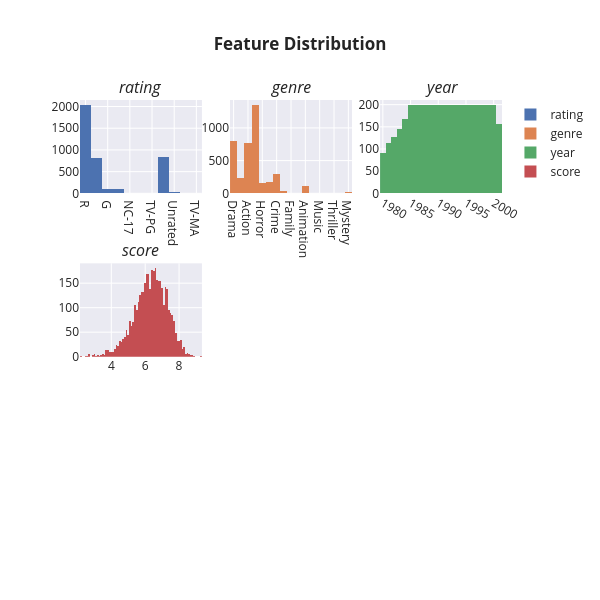

Notebook source saved alongside this figure:
### Markdown cell above
<h2 style=EDA>
    <center>
        Exploratory Data Analysis(EDA)
        </center>
</h2>

### Code cell
fig=make_subplots(rows=3,cols=3,subplot_titles=('<i>rating', '<i>genre', '<i>year','<i>score',))
fig.add_trace(go.Histogram(x=df['rating'],name='rating'),row=1,col=1)
fig.add_trace(go.Histogram(x=df['genre'],name='genre'),row=1,col=2)
fig.add_trace(go.Histogram(x=df['year'],name='year'),row=1,col=3)
fig.add_trace(go.Histogram(x=df['score'],name='score'),row=2,col=1)


fig.update_layout(height=600,width=600,title_text='<b>Feature Distribution')
fig.update_layout(template='seaborn',title_x=0.5)

### Figure 1 — Plotly figure (JSON) as saved in the notebook; plotly's stock layout.template omitted (floating-point values rounded to 4 significant figures; data arrays with more than 128 entries replaced by an {"elided": "..."} marker saying what was removed)
{"data": [{"name": "rating", "type": "histogram", "x": {"elided": "4000 str values"}, "xaxis": "x", "yaxis": "y"}, {"name": "genre", "type": "histogram", "x": {"elided": "4000 str values"}, "xaxis": "x2", "yaxis": "y2"}, {"name": "year", "type": "histogram", "x": {"elided": "4000 int values"}, "xaxis": "x3", "yaxis": "y3"}, {"name": "score", "type": "histogram", "x": {"elided": "4000 float values"}, "xaxis": "x4", "yaxis": "y4"}], "layout": {"annotations": [{"font": {"size": 16}, "showarrow": false, "text": "<i>rating", "x": 0.1444, "xanchor": "center", "xref": "paper", "y": 1.0, "yanchor": "bottom", "yref": "paper"}, {"font": {"size": 16}, "showarrow": false, "text": "<i>genre", "x": 0.5, "xanchor": "center", "xref": "paper", "y": 1.0, "yanchor": "bottom", "yref": "paper"}, {"font": {"size": 16}, "showarrow": false, "text": "<i>year", "x": 0.8556, "xanchor": "center", "xref": "paper", "y": 1.0, "yanchor": "bottom", "yref": "paper"}, {"font": {"size": 16}, "showarrow": false, "text": "<i>score", "x": 0.1444, "xanchor": "center", "xref": "paper", "y": 0.6111, "yanchor": "bottom", "yref": "paper"}], "height": 600, "title": {"text": "<b>Feature Distribution", "x": 0.5}, "width": 600, "xaxis": {"anchor": "y", "domain": [0.0, 0.2889]}, "xaxis2": {"anchor": "y2", "domain": [0.3556, 0.6444]}, "xaxis3": {"anchor": "y3", "domain": [0.7111, 1.0]}, "xaxis4": {"anchor": "y4", "domain": [0.0, 0.2889]}, "xaxis5": {"anchor": "y5", "domain": [0.3556, 0.6444]}, "xaxis6": {"anchor": "y6", "domain": [0.7111, 1.0]}, "xaxis7": {"anchor": "y7", "domain": [0.0, 0.2889]}, "xaxis8": {"anchor": "y8", "domain": [0.3556, 0.6444]}, "xaxis9": {"anchor": "y9", "domain": [0.7111, 1.0]}, "yaxis": {"anchor": "x", "domain": [0.7778, 1.0]}, "yaxis2": {"anchor": "x2", "domain": [0.7778, 1.0]}, "yaxis3": {"anchor": "x3", "domain": [0.7778, 1.0]}, "yaxis4": {"anchor": "x4", "domain": [0.3889, 0.6111]}, "yaxis5": {"anchor": "x5", "domain": [0.3889, 0.6111]}, "yaxis6": {"anchor": "x6", "domain": [0.3889, 0.6111]}, "yaxis7": {"anchor": "x7", "domain": [0.0, 0.2222]}, "yaxis8": {"anchor": "x8", "domain": [0.0, 0.2222]}, "yaxis9": {"anchor": "x9", "domain": [0.0, 0.2222]}}}
